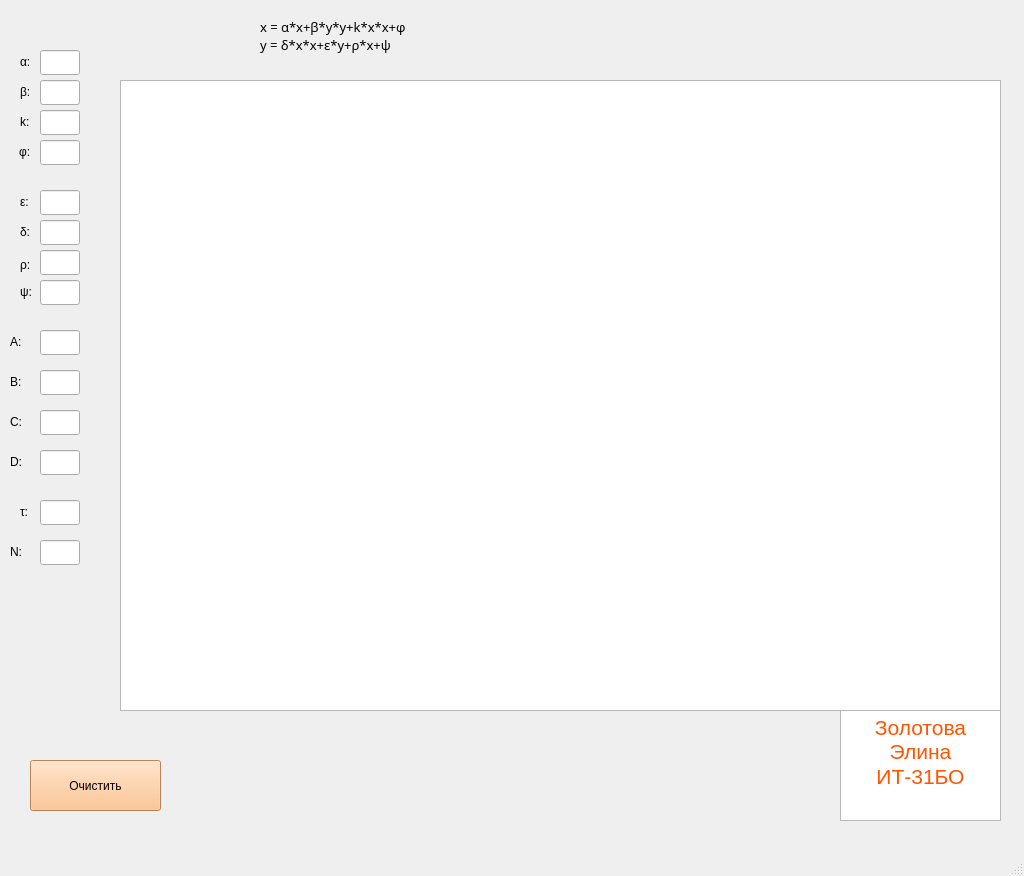
<?xml version="1.0" encoding="UTF-8"?>
<ui version="4.0">
 <class>MainWindow</class>
 <widget class="QMainWindow" name="MainWindow">
  <property name="geometry">
   <rect>
    <x>0</x>
    <y>0</y>
    <width>1024</width>
    <height>876</height>
   </rect>
  </property>
  <property name="maximumSize">
   <size>
    <width>1024</width>
    <height>1024</height>
   </size>
  </property>
  <property name="windowTitle">
   <string>MainWindow</string>
  </property>
  <property name="windowIcon">
   <iconset>
    <normaloff>200px-Friedrich_Wilhelm_Bessel.jpeg</normaloff>200px-Friedrich_Wilhelm_Bessel.jpeg</iconset>
  </property>
  <widget class="QWidget" name="centralwidget">
   <widget class="QLabel" name="label">
    <property name="geometry">
     <rect>
      <x>20</x>
      <y>50</y>
      <width>21</width>
      <height>25</height>
     </rect>
    </property>
    <property name="styleSheet">
     <string notr="true">font: 12pt &quot;MS Shell Dlg 2&quot;;
font: 16pt &quot;Times New Roman&quot;;</string>
    </property>
    <property name="text">
     <string>α:</string>
    </property>
    <property name="textFormat">
     <enum>Qt::RichText</enum>
    </property>
    <property name="scaledContents">
     <bool>false</bool>
    </property>
   </widget>
   <widget class="QLabel" name="label_2">
    <property name="geometry">
     <rect>
      <x>20</x>
      <y>80</y>
      <width>21</width>
      <height>25</height>
     </rect>
    </property>
    <property name="styleSheet">
     <string notr="true">font: 16pt &quot;Times New Roman&quot;</string>
    </property>
    <property name="text">
     <string>β:</string>
    </property>
    <property name="textFormat">
     <enum>Qt::RichText</enum>
    </property>
    <property name="scaledContents">
     <bool>false</bool>
    </property>
   </widget>
   <widget class="QLabel" name="label_3">
    <property name="geometry">
     <rect>
      <x>20</x>
      <y>110</y>
      <width>21</width>
      <height>25</height>
     </rect>
    </property>
    <property name="styleSheet">
     <string notr="true">font: 12pt &quot;MS Shell Dlg 2&quot;;
font: 16pt &quot;Times New Roman&quot;;</string>
    </property>
    <property name="text">
     <string>k:</string>
    </property>
    <property name="textFormat">
     <enum>Qt::RichText</enum>
    </property>
    <property name="scaledContents">
     <bool>false</bool>
    </property>
   </widget>
   <widget class="QLabel" name="label_4">
    <property name="geometry">
     <rect>
      <x>20</x>
      <y>220</y>
      <width>20</width>
      <height>25</height>
     </rect>
    </property>
    <property name="styleSheet">
     <string notr="true">font: 16pt &quot;Times New Roman&quot;;</string>
    </property>
    <property name="text">
     <string>δ:</string>
    </property>
    <property name="textFormat">
     <enum>Qt::RichText</enum>
    </property>
    <property name="scaledContents">
     <bool>false</bool>
    </property>
   </widget>
   <widget class="QLabel" name="label_5">
    <property name="geometry">
     <rect>
      <x>20</x>
      <y>190</y>
      <width>21</width>
      <height>25</height>
     </rect>
    </property>
    <property name="styleSheet">
     <string notr="true">font: 16pt &quot;Times New Roman&quot;;</string>
    </property>
    <property name="text">
     <string>ε:</string>
    </property>
    <property name="textFormat">
     <enum>Qt::RichText</enum>
    </property>
    <property name="scaledContents">
     <bool>false</bool>
    </property>
   </widget>
   <widget class="QGraphicsView" name="graphicsView">
    <property name="geometry">
     <rect>
      <x>120</x>
      <y>80</y>
      <width>881</width>
      <height>631</height>
     </rect>
    </property>
    <property name="sizePolicy">
     <sizepolicy hsizetype="Fixed" vsizetype="Fixed">
      <horstretch>0</horstretch>
      <verstretch>0</verstretch>
     </sizepolicy>
    </property>
   </widget>
   <widget class="QLabel" name="label_6">
    <property name="geometry">
     <rect>
      <x>10</x>
      <y>330</y>
      <width>31</width>
      <height>25</height>
     </rect>
    </property>
    <property name="styleSheet">
     <string notr="true">font: 12pt &quot;MS Shell Dlg 2&quot;;
font: 16pt &quot;Times New Roman&quot;;</string>
    </property>
    <property name="text">
     <string>A:</string>
    </property>
    <property name="textFormat">
     <enum>Qt::RichText</enum>
    </property>
    <property name="scaledContents">
     <bool>false</bool>
    </property>
   </widget>
   <widget class="QLabel" name="label_7">
    <property name="geometry">
     <rect>
      <x>10</x>
      <y>370</y>
      <width>31</width>
      <height>25</height>
     </rect>
    </property>
    <property name="styleSheet">
     <string notr="true">font: 12pt &quot;MS Shell Dlg 2&quot;;
font: 16pt &quot;Times New Roman&quot;;</string>
    </property>
    <property name="text">
     <string>B:</string>
    </property>
    <property name="textFormat">
     <enum>Qt::RichText</enum>
    </property>
    <property name="scaledContents">
     <bool>false</bool>
    </property>
   </widget>
   <widget class="QLabel" name="label_8">
    <property name="geometry">
     <rect>
      <x>10</x>
      <y>410</y>
      <width>31</width>
      <height>25</height>
     </rect>
    </property>
    <property name="styleSheet">
     <string notr="true">font: 12pt &quot;MS Shell Dlg 2&quot;;
font: 16pt &quot;Times New Roman&quot;;</string>
    </property>
    <property name="text">
     <string>C:</string>
    </property>
    <property name="textFormat">
     <enum>Qt::RichText</enum>
    </property>
    <property name="scaledContents">
     <bool>false</bool>
    </property>
   </widget>
   <widget class="QLabel" name="label_9">
    <property name="geometry">
     <rect>
      <x>10</x>
      <y>450</y>
      <width>31</width>
      <height>25</height>
     </rect>
    </property>
    <property name="styleSheet">
     <string notr="true">font: 12pt &quot;MS Shell Dlg 2&quot;;
font: 16pt &quot;Times New Roman&quot;;</string>
    </property>
    <property name="text">
     <string>D:</string>
    </property>
    <property name="textFormat">
     <enum>Qt::RichText</enum>
    </property>
    <property name="scaledContents">
     <bool>false</bool>
    </property>
   </widget>
   <widget class="QLineEdit" name="alpha">
    <property name="geometry">
     <rect>
      <x>40</x>
      <y>50</y>
      <width>40</width>
      <height>25</height>
     </rect>
    </property>
   </widget>
   <widget class="QLineEdit" name="betta">
    <property name="geometry">
     <rect>
      <x>40</x>
      <y>80</y>
      <width>40</width>
      <height>25</height>
     </rect>
    </property>
   </widget>
   <widget class="QLineEdit" name="k">
    <property name="enabled">
     <bool>true</bool>
    </property>
    <property name="geometry">
     <rect>
      <x>40</x>
      <y>110</y>
      <width>40</width>
      <height>25</height>
     </rect>
    </property>
   </widget>
   <widget class="QLineEdit" name="delta">
    <property name="geometry">
     <rect>
      <x>40</x>
      <y>220</y>
      <width>40</width>
      <height>25</height>
     </rect>
    </property>
   </widget>
   <widget class="QLineEdit" name="epsilon">
    <property name="geometry">
     <rect>
      <x>40</x>
      <y>190</y>
      <width>40</width>
      <height>25</height>
     </rect>
    </property>
   </widget>
   <widget class="QLineEdit" name="axesA">
    <property name="geometry">
     <rect>
      <x>40</x>
      <y>330</y>
      <width>40</width>
      <height>25</height>
     </rect>
    </property>
   </widget>
   <widget class="QLineEdit" name="axesB">
    <property name="geometry">
     <rect>
      <x>40</x>
      <y>370</y>
      <width>40</width>
      <height>25</height>
     </rect>
    </property>
   </widget>
   <widget class="QLineEdit" name="axesC">
    <property name="geometry">
     <rect>
      <x>40</x>
      <y>410</y>
      <width>40</width>
      <height>25</height>
     </rect>
    </property>
   </widget>
   <widget class="QLineEdit" name="axesD">
    <property name="geometry">
     <rect>
      <x>40</x>
      <y>450</y>
      <width>40</width>
      <height>25</height>
     </rect>
    </property>
   </widget>
   <widget class="QPushButton" name="pushButton">
    <property name="geometry">
     <rect>
      <x>30</x>
      <y>760</y>
      <width>131</width>
      <height>51</height>
     </rect>
    </property>
    <property name="styleSheet">
     <string notr="true">background-color: rgb(255, 183, 120);</string>
    </property>
    <property name="text">
     <string>Очистить</string>
    </property>
   </widget>
   <widget class="QLabel" name="labelFunction">
    <property name="geometry">
     <rect>
      <x>260</x>
      <y>0</y>
      <width>281</width>
      <height>71</height>
     </rect>
    </property>
    <property name="font">
     <font>
      <family>Lucida Calligraphy</family>
      <pointsize>10</pointsize>
     </font>
    </property>
    <property name="autoFillBackground">
     <bool>true</bool>
    </property>
    <property name="styleSheet">
     <string notr="true"/>
    </property>
    <property name="text">
     <string>x = α*x+β*y*y+k*x*x+φ
y = δ*x*x+ε*y+ρ*x+ψ</string>
    </property>
   </widget>
   <widget class="QLineEdit" name="tau">
    <property name="geometry">
     <rect>
      <x>40</x>
      <y>500</y>
      <width>40</width>
      <height>25</height>
     </rect>
    </property>
    <property name="text">
     <string/>
    </property>
   </widget>
   <widget class="QLabel" name="label_11">
    <property name="geometry">
     <rect>
      <x>20</x>
      <y>500</y>
      <width>21</width>
      <height>25</height>
     </rect>
    </property>
    <property name="styleSheet">
     <string notr="true">font: 12pt &quot;MS Shell Dlg 2&quot;;
font: 16pt &quot;Times New Roman&quot;;</string>
    </property>
    <property name="text">
     <string>    τ:</string>
    </property>
    <property name="textFormat">
     <enum>Qt::RichText</enum>
    </property>
    <property name="scaledContents">
     <bool>false</bool>
    </property>
   </widget>
   <widget class="QLineEdit" name="coef_n">
    <property name="enabled">
     <bool>true</bool>
    </property>
    <property name="geometry">
     <rect>
      <x>40</x>
      <y>540</y>
      <width>40</width>
      <height>25</height>
     </rect>
    </property>
   </widget>
   <widget class="QLabel" name="label_12">
    <property name="geometry">
     <rect>
      <x>10</x>
      <y>540</y>
      <width>41</width>
      <height>25</height>
     </rect>
    </property>
    <property name="styleSheet">
     <string notr="true">font: 12pt &quot;MS Shell Dlg 2&quot;;
font: 16pt &quot;Times New Roman&quot;;</string>
    </property>
    <property name="text">
     <string>N:</string>
    </property>
    <property name="textFormat">
     <enum>Qt::RichText</enum>
    </property>
    <property name="scaledContents">
     <bool>false</bool>
    </property>
   </widget>
   <widget class="QTextBrowser" name="textBrowser">
    <property name="geometry">
     <rect>
      <x>840</x>
      <y>710</y>
      <width>161</width>
      <height>111</height>
     </rect>
    </property>
    <property name="verticalScrollBarPolicy">
     <enum>Qt::ScrollBarAlwaysOff</enum>
    </property>
    <property name="horizontalScrollBarPolicy">
     <enum>Qt::ScrollBarAlwaysOff</enum>
    </property>
    <property name="html">
     <string>&lt;!DOCTYPE HTML PUBLIC &quot;-//W3C//DTD HTML 4.0//EN&quot; &quot;http://www.w3.org/TR/REC-html40/strict.dtd&quot;&gt;
&lt;html&gt;&lt;head&gt;&lt;meta name=&quot;qrichtext&quot; content=&quot;1&quot; /&gt;&lt;style type=&quot;text/css&quot;&gt;
p, li { white-space: pre-wrap; }
&lt;/style&gt;&lt;/head&gt;&lt;body style=&quot; font-family:'MS Shell Dlg 2'; font-size:7.8pt; font-weight:400; font-style:normal;&quot;&gt;
&lt;p align=&quot;center&quot; style=&quot; margin-top:0px; margin-bottom:0px; margin-left:0px; margin-right:0px; -qt-block-indent:0; text-indent:0px;&quot;&gt;&lt;span style=&quot; font-size:16pt; color:#ff5500;&quot;&gt;Золотова Элина&lt;/span&gt;&lt;/p&gt;
&lt;p align=&quot;center&quot; style=&quot; margin-top:0px; margin-bottom:0px; margin-left:0px; margin-right:0px; -qt-block-indent:0; text-indent:0px;&quot;&gt;&lt;span style=&quot; font-size:16pt; color:#ff5500;&quot;&gt;ИТ-31БО&lt;/span&gt;&lt;/p&gt;
&lt;p align=&quot;center&quot; style=&quot;-qt-paragraph-type:empty; margin-top:0px; margin-bottom:0px; margin-left:0px; margin-right:0px; -qt-block-indent:0; text-indent:0px; font-size:16pt;&quot;&gt;&lt;br /&gt;&lt;/p&gt;
&lt;p style=&quot;-qt-paragraph-type:empty; margin-top:0px; margin-bottom:0px; margin-left:0px; margin-right:0px; -qt-block-indent:0; text-indent:0px; font-size:16pt;&quot;&gt;&lt;br /&gt;&lt;/p&gt;&lt;/body&gt;&lt;/html&gt;</string>
    </property>
   </widget>
   <widget class="QLineEdit" name="fi">
    <property name="geometry">
     <rect>
      <x>40</x>
      <y>140</y>
      <width>40</width>
      <height>25</height>
     </rect>
    </property>
   </widget>
   <widget class="QLabel" name="label_13">
    <property name="geometry">
     <rect>
      <x>19</x>
      <y>140</y>
      <width>21</width>
      <height>25</height>
     </rect>
    </property>
    <property name="styleSheet">
     <string notr="true">font: 16pt &quot;Times New Roman&quot;;</string>
    </property>
    <property name="text">
     <string>φ:</string>
    </property>
    <property name="textFormat">
     <enum>Qt::RichText</enum>
    </property>
    <property name="scaledContents">
     <bool>false</bool>
    </property>
   </widget>
   <widget class="QLineEdit" name="psi">
    <property name="geometry">
     <rect>
      <x>40</x>
      <y>280</y>
      <width>40</width>
      <height>25</height>
     </rect>
    </property>
   </widget>
   <widget class="QLabel" name="label_14">
    <property name="geometry">
     <rect>
      <x>20</x>
      <y>280</y>
      <width>20</width>
      <height>25</height>
     </rect>
    </property>
    <property name="styleSheet">
     <string notr="true">font: 16pt &quot;Times New Roman&quot;;</string>
    </property>
    <property name="text">
     <string>ψ:</string>
    </property>
    <property name="textFormat">
     <enum>Qt::RichText</enum>
    </property>
    <property name="scaledContents">
     <bool>false</bool>
    </property>
   </widget>
   <widget class="QLabel" name="label_17">
    <property name="geometry">
     <rect>
      <x>20</x>
      <y>250</y>
      <width>20</width>
      <height>31</height>
     </rect>
    </property>
    <property name="styleSheet">
     <string notr="true">font: 16pt &quot;Times New Roman&quot;;</string>
    </property>
    <property name="text">
     <string>ρ:</string>
    </property>
    <property name="textFormat">
     <enum>Qt::RichText</enum>
    </property>
    <property name="scaledContents">
     <bool>false</bool>
    </property>
   </widget>
   <widget class="QLineEdit" name="ro">
    <property name="geometry">
     <rect>
      <x>40</x>
      <y>250</y>
      <width>40</width>
      <height>25</height>
     </rect>
    </property>
   </widget>
  </widget>
  <widget class="QMenuBar" name="menubar">
   <property name="geometry">
    <rect>
     <x>0</x>
     <y>0</y>
     <width>1024</width>
     <height>26</height>
    </rect>
   </property>
  </widget>
  <widget class="QStatusBar" name="statusbar"/>
  <action name="action">
   <property name="text">
    <string>Ничеси</string>
   </property>
  </action>
  <action name="action_2">
   <property name="text">
    <string>Фига как можно!</string>
   </property>
  </action>
  <action name="action_3">
   <property name="text">
    <string>Кааааеф</string>
   </property>
  </action>
 </widget>
 <resources/>
 <connections/>
</ui>
